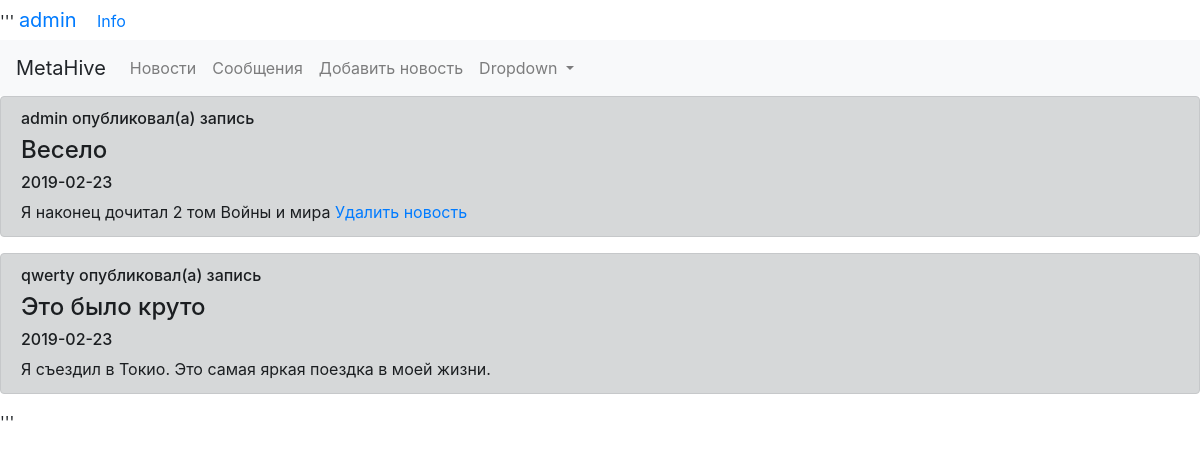
Page /index (signed in) on the committed database.
### tables this page shows
CREATE TABLE users 
                            (id INTEGER PRIMARY KEY AUTOINCREMENT, 
                             user_name VARCHAR(50),
                             password_hash VARCHAR(128)
                             );

CREATE TABLE news 
                            (id INTEGER PRIMARY KEY AUTOINCREMENT, 
                             title VARCHAR(100),
                             content VARCHAR(1000),
                             user_id INTEGER,
                             date DATE
                             );

### main1.py (the view)
@app.route('/')
@app.route('/index')
def index():
    if 'username' not in session:
        return redirect('/login')
    users = UsersModel(db.get_connection())
    news1 = NewsModel(db.get_connection()).get_all()
    news = []
    for i in news1:
        news.append(list(i) + [users.get(i[3])[1]])
    return render_template('index.html', username=session['username'],
                           news=news, admin=session['username'] == 'admin')

### db.py (called while the page is built)
    def get_connection(self):
        return self.conn

    def get(self, user_id):
        cursor = self.connection.cursor()
        cursor.execute("SELECT * FROM users WHERE id = ?", (str(user_id)))
        row = cursor.fetchone()
        return row

    def get_all(self, user_id=None):
        cursor = self.connection.cursor()
        if user_id:
            cursor.execute("SELECT * FROM news WHERE user_id = ? ORDER BY date, title",
                           (str(user_id)))
        else:
            cursor.execute("SELECT * FROM news ORDER by date, title")
        rows = cursor.fetchall()
        return rows

### templates/index.html
{% extends "base.html" %}
{% block content %}
{% for item in news %}
    <div class="alert alert-dark" role="alert">
        <h6>{{item[-1]}} опубликовал(а) запись</h6>
        <h4>{{item[1]}}</h4>
        <h6>{{item[4]}}</h6>
        <h7>{{item[2]}}</h7>
        {% if session['user_id'] == item[3] %}
        <a href="/delete_news/{{item[0]}}">Удалить новость</a>
        {% endif %}
    </div>
{% endfor %}
{% endblock %}

### rows in the picture
users: user_name "admin"
news: title "Весело", date "2019-02-23", content "Я наконец дочитал 2 том Войны и мира"
users: user_name "qwerty"
news: title "Это было круто", date "2019-02-23", content "Я съездил в Токио. Это самая яркая поездка в моей жизни."

### other values in the picture
{{ session['username'] }} "admin"
